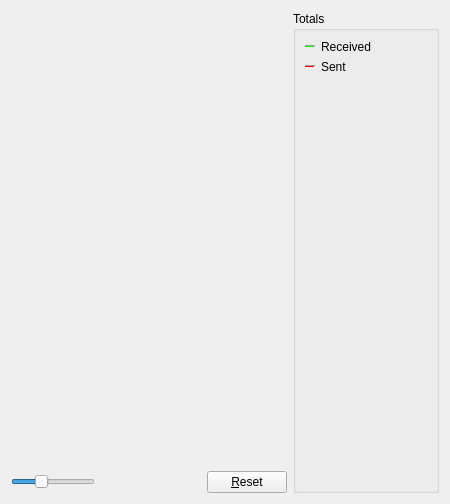
     <widget class="QWidget" name="tab_nettraffic">
      <attribute name="title">
       <string>&amp;Network Traffic</string>
      </attribute>
      <layout class="QHBoxLayout" name="horizontalLayout_3">
       <item>
        <layout class="QVBoxLayout" name="verticalLayout_4">
         <item>
          <widget class="TrafficGraphWidget" name="trafficGraph" native="true">
           <property name="sizePolicy">
            <sizepolicy hsizetype="Expanding" vsizetype="Expanding">
             <horstretch>0</horstretch>
             <verstretch>0</verstretch>
            </sizepolicy>
           </property>
          </widget>
         </item>
         <item>
          <layout class="QHBoxLayout" name="horizontalLayout_2">
           <item>
            <widget class="QSlider" name="sldGraphRange">
             <property name="minimum">
              <number>0</number>
             </property>
             <property name="maximum">
              <number>9</number>
             </property>
             <property name="pageStep">
              <number>1</number>
             </property>
             <property name="value">
              <number>3</number>
             </property>
             <property name="orientation">
              <enum>Qt::Horizontal</enum>
             </property>
            </widget>
           </item>
           <item>
            <widget class="QLabel" name="lblGraphRange">
             <property name="minimumSize">
              <size>
               <width>100</width>
               <height>0</height>
              </size>
             </property>
             <property name="alignment">
              <set>Qt::AlignCenter</set>
             </property>
            </widget>
           </item>
           <item>
            <widget class="QPushButton" name="btnClearTrafficGraph">
             <property name="text">
              <string>&amp;Reset</string>
             </property>
             <property name="autoDefault">
              <bool>false</bool>
             </property>
            </widget>
           </item>
          </layout>
         </item>
        </layout>
       </item>
       <item>
        <layout class="QVBoxLayout" name="verticalLayout">
         <item>
          <widget class="QGroupBox" name="groupBox">
           <property name="title">
            <string>Totals</string>
           </property>
           <layout class="QVBoxLayout" name="verticalLayout_5">
            <item>
             <layout class="QHBoxLayout" name="horizontalLayout_4">
              <item>
               <widget class="Line" name="line">
                <property name="sizePolicy">
                 <sizepolicy hsizetype="Fixed" vsizetype="Fixed">
                  <horstretch>0</horstretch>
                  <verstretch>0</verstretch>
                 </sizepolicy>
                </property>
                <property name="minimumSize">
                 <size>
                  <width>10</width>
                  <height>0</height>
                 </size>
                </property>
                <property name="palette">
                 <palette>
                  <active>
                   <colorrole role="Light">
                    <brush brushstyle="SolidPattern">
                     <color alpha="255">
                      <red>0</red>
                      <green>255</green>
                      <blue>0</blue>
                     </color>
                    </brush>
                   </colorrole>
                  </active>
                  <inactive>
                   <colorrole role="Light">
                    <brush brushstyle="SolidPattern">
                     <color alpha="255">
                      <red>0</red>
                      <green>255</green>
                      <blue>0</blue>
                     </color>
                    </brush>
                   </colorrole>
                  </inactive>
                  <disabled>
                   <colorrole role="Light">
                    <brush brushstyle="SolidPattern">
                     <color alpha="255">
                      <red>0</red>
                      <green>255</green>
                      <blue>0</blue>
                     </color>
                    </brush>
                   </colorrole>
                  </disabled>
                 </palette>
                </property>
                <property name="orientation">
                 <enum>Qt::Horizontal</enum>
                </property>
               </widget>
              </item>
              <item>
               <widget class="QLabel" name="label_16">
                <property name="text">
                 <string>Received</string>
                </property>
               </widget>
              </item>
              <item>
               <widget class="QLabel" name="lblBytesIn">
                <property name="minimumSize">
                 <size>
                  <width>50</width>
                  <height>0</height>
                 </size>
                </property>
                <property name="alignment">
                 <set>Qt::AlignRight|Qt::AlignTrailing|Qt::AlignVCenter</set>
                </property>
               </widget>
              </item>
             </layout>
            </item>
            <item>
             <layout class="QHBoxLayout" name="horizontalLayout_5">
              <item>
               <widget class="Line" name="line_2">
                <property name="sizePolicy">
                 <sizepolicy hsizetype="Fixed" vsizetype="Fixed">
                  <horstretch>0</horstretch>
                  <verstretch>0</verstretch>
                 </sizepolicy>
                </property>
                <property name="minimumSize">
                 <size>
                  <width>10</width>
                  <height>0</height>
                 </size>
                </property>
                <property name="palette">
                 <palette>
                  <active>
                   <colorrole role="Light">
                    <brush brushstyle="SolidPattern">
                     <color alpha="255">
                      <red>255</red>
                      <green>0</green>
                      <blue>0</blue>
                     </color>
                    </brush>
                   </colorrole>
                  </active>
                  <inactive>
                   <colorrole role="Light">
                    <brush brushstyle="SolidPattern">
                     <color alpha="255">
                      <red>255</red>
                      <green>0</green>
                      <blue>0</blue>
                     </color>
                    </brush>
                   </colorrole>
                  </inactive>
                  <disabled>
                   <colorrole role="Light">
                    <brush brushstyle="SolidPattern">
                     <color alpha="255">
                      <red>255</red>
                      <green>0</green>
                      <blue>0</blue>
                     </color>
                    </brush>
                   </colorrole>
                  </disabled>
                 </palette>
                </property>
                <property name="orientation">
                 <enum>Qt::Horizontal</enum>
                </property>
               </widget>
              </item>
              <item>
               <widget class="QLabel" name="label_17">
                <property name="text">
                 <string>Sent</string>
                </property>
               </widget>
              </item>
              <item>
               <widget class="QLabel" name="lblBytesOut">
                <property name="minimumSize">
                 <size>
                  <width>50</width>
                  <height>0</height>
                 </size>
                </property>
                <property name="alignment">
                 <set>Qt::AlignRight|Qt::AlignTrailing|Qt::AlignVCenter</set>
                </property>
               </widget>
              </item>
             </layout>
            </item>
            <item>
             <spacer name="verticalSpacer_4">
              <property name="orientation">
               <enum>Qt::Vertical</enum>
              </property>
              <property name="sizeHint" stdset="0">
               <size>
                <width>20</width>
                <height>407</height>
               </size>
              </property>
             </spacer>
            </item>
           </layout>
          </widget>
         </item>
        </layout>
       </item>
      </layout>
     </widget>
